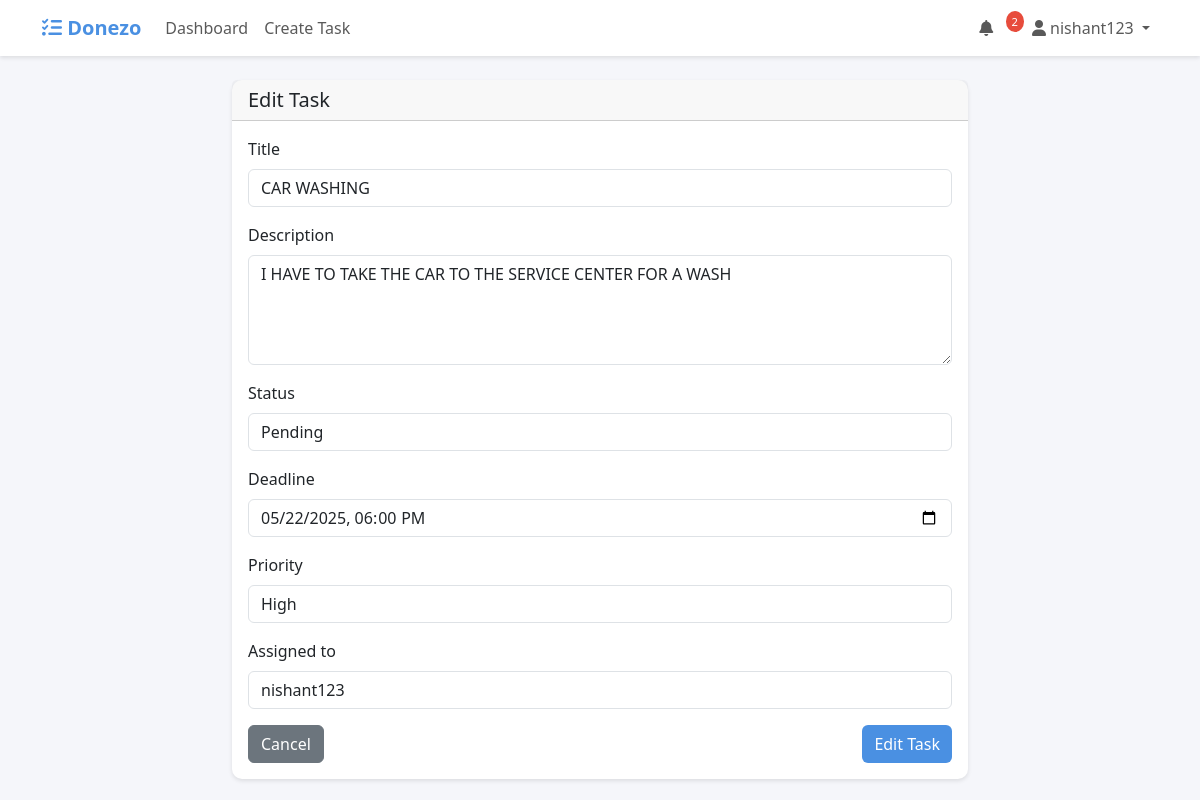
The page /task/1/edit/ (signed in) on the database its author committed.
### tasks/models.py (models this page shows, shortened)
class Task(models.Model):
    PRIORITY_CHOICES = [
        ('HIGH', 'High'),
        ('MEDIUM', 'Medium'),
        ('LOW', 'Low'),
    ]
    STATUS_CHOICES = [
        ('PENDING', 'Pending'),
        ('IN_PROGRESS', 'In Progress'),
        ('COMPLETED', 'Completed'),
    ]
    title = models.CharField(max_length=200)
    description = models.TextField()
    status = models.CharField(max_length=20, choices=STATUS_CHOICES, default='PENDING')
    deadline = models.DateTimeField()
    priority = models.CharField(max_length=10, choices=PRIORITY_CHOICES, default='MEDIUM')
    created_by = models.ForeignKey(User, on_delete=models.CASCADE, related_name='created_tasks')
    assigned_to = models.ForeignKey(User, on_delete=models.SET_NULL, null=True, related_name='assigned_tasks')
    created_at = models.DateTimeField(auto_now_add=True)
    updated_at = models.DateTimeField(auto_now=True)
    class Meta:
        ordering = ['-created_at']

### tasks/views.py (the view)
# urls.py: path('task/<int:task_id>/edit/', views.edit_task, name='edit_task'),
@login_required
def edit_task(request, task_id):
    task = get_object_or_404(Task, id=task_id)
    if request.user != task.created_by:
        messages.error(request, 'You do not have permission to edit this task.')
        return redirect('dashboard')
    if request.method == 'POST':
        form = TaskForm(request.POST, instance=task)
        if form.is_valid():
            old_assigned_to = task.assigned_to
            task = form.save()
            if task.assigned_to and task.assigned_to != old_assigned_to:
                Notification.objects.create(
                    user=task.assigned_to,
                    task=task,
                    message=f"You have been assigned to task: {task.title}"
                )
            messages.success(request, 'Task updated successfully!')
            return redirect('dashboard')
    else:
        form = TaskForm(instance=task)
    return render(request, 'tasks/task_form.html', {'form': form, 'action': 'Edit'})

### tasks/forms.py
class TaskForm(forms.ModelForm):
    class Meta:
        model = Task
        fields = ['title', 'description', 'status', 'deadline', 'priority', 'assigned_to']
        widgets = {
            'deadline': forms.DateTimeInput(attrs={'type': 'datetime-local'}),
            'description': forms.Textarea(attrs={'rows': 4}),
        }
    def __init__(self, *args, **kwargs):
        super().__init__(*args, **kwargs)
        self.fields['assigned_to'].queryset = User.objects.all()
        for field in self.fields:
            self.fields[field].widget.attrs.update({'class': 'form-control'})

### tasks/context_processors.py (called while the page is built)
def unread_notifications(request):
    if request.user.is_authenticated:
        unread_count = Notification.objects.filter(user=request.user, is_read=False).count()
        return {'unread_notifications': unread_count}
    return {'unread_notifications': 0}

### tasks/templates/tasks/task_form.html (shortened to what this page needs)
{% extends 'tasks/base.html' %}
{% block content %}
<div class="row justify-content-center">
    <div class="col-md-8">
        <div class="card">
            <div class="card-header">
                <h5 class="mb-0">{{ action }} Task</h5>
            </div>
            <div class="card-body">
                <form method="post">
                    {% for field in form %}
                        <div class="mb-3">
                            <label for="{{ field.id_for_label }}" class="form-label">{{ field.label }}</label>
                            {{ field }}
                        </div>
                    {% endfor %}
                    <div class="d-flex justify-content-between">
                        <a href="{% url 'dashboard' %}" class="btn btn-secondary">Cancel</a>
                        <button type="submit" class="btn btn-primary">{{ action }} Task</button>
                    </div>
                </form>
            </div>
        </div>
    </div>
</div>
{% endblock %}

### tasks/templates/tasks/base.html (shortened to what this page needs)
<!DOCTYPE html>
<html lang="en">
<head>
    <link href="https://cdn.jsdelivr.net/npm/bootstrap@5.3.0/dist/css/bootstrap.min.css" rel="stylesheet">
    <link rel="stylesheet" href="https://cdnjs.cloudflare.com/ajax/libs/font-awesome/6.0.0/css/all.min.css">
</head>
<body>
    <nav class="navbar navbar-expand-lg navbar-light mb-4">
        <div class="container">
            <a class="navbar-brand" href="{% url 'dashboard' %}">
                <i class="fas fa-tasks"></i> Donezo
            </a>
            <div class="collapse navbar-collapse" id="navbarNav">
                <ul class="navbar-nav me-auto">
                    {% if user.is_authenticated %}
                        <li class="nav-item">
                            <a class="nav-link" href="{% url 'dashboard' %}">Dashboard</a>
                        </li>
                        <li class="nav-item">
                            <a class="nav-link" href="{% url 'create_task' %}">Create Task</a>
                        </li>
                    {% endif %}
                </ul>
                <ul class="navbar-nav">
                    {% if user.is_authenticated %}
                        <li class="nav-item">
                            <a class="nav-link position-relative" href="{% url 'notifications' %}">
                                <i class="fas fa-bell"></i>
                                {% if unread_notifications %}
                                    <span class="notification-badge">{{ unread_notifications }}</span>
                                {% endif %}
                            </a>
                        </li>
                        <li class="nav-item dropdown">
                            <a class="nav-link dropdown-toggle" href="#" id="userDropdown" role="button" data-bs-toggle="dropdown">
                                <i class="fas fa-user"></i> {{ user.username }}
                            </a>
                        </li>
                    {% endif %}
                </ul>
            </div>
        </div>
    </nav>
    <div class="container">
        {% block content %}{% endblock %}
    </div>
</body>
</html>

### tasks/templates/tasks/base.html (style rules this page uses)
:root { --primary-color: #4a90e2; --secondary-color: #f5f6fa; --text-color: #2c3e50; --success-color: #2ecc71; --warning-color: #f1c40f; --danger-color: #e74c3c; }
body { font-family: 'Segoe UI', Tahoma, Geneva, Verdana, sans-serif; background-color: var(--secondary-color); color: var(--text-color); }
.navbar { background-color: white; box-shadow: 0 2px 4px rgba(0,0,0,0.1); }
.navbar-brand { color: var(--primary-color) !important; font-weight: bold; }
.card { border: none; border-radius: 10px; box-shadow: 0 2px 4px rgba(0,0,0,0.1); transition: transform 0.2s; }
.btn-primary { background-color: var(--primary-color); border: none; }
.notification-badge { position: relative; top: -8px; right: -8px; padding: 3px 6px; border-radius: 50%; background-color: var(--danger-color); color: white; font-size: 0.7em; }

### rows shown on the page
Task: form "CAR WASHING" "I HAVE TO TAKE THE CAR TO THE SERVICE CENTER FOR A WASH" "Pending" "05/22/2025 18:00" "High" "nishant123"

### other values the page prints
{{ unread_notifications }} "2"
{{ user.username }} "nishant123"
{{ action }} "Edit"
{{ field.label }} "Title" "Description" "Status" "Deadline" "Priority" "Assigned to"
